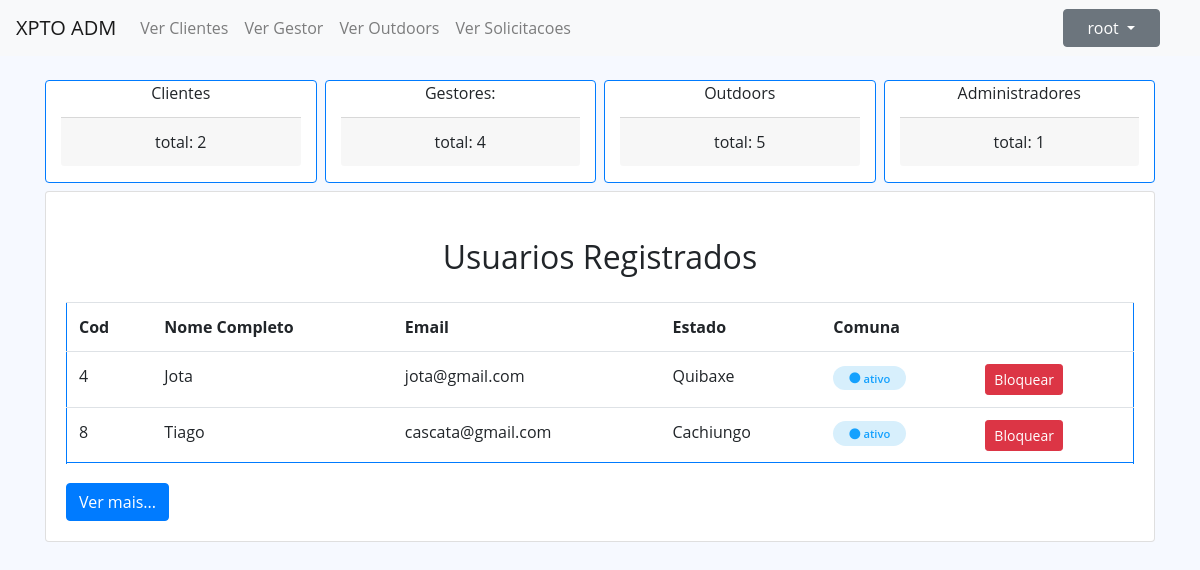
The page /index.php?op=Administrador (signed in) on the database its author committed.
### tables this page shows
CREATE TABLE `cliente` (
  `id` int(11) NOT NULL,
  `nome` varchar(50) NOT NULL,
  `tipo` varchar(50) NOT NULL,
  `actividade` varchar(50) DEFAULT NULL,
  `idComuna` int(11) NOT NULL,
  `nacionalidade` varchar(50) DEFAULT NULL,
  `morada` varchar(50) DEFAULT NULL,
  `email` varchar(100) DEFAULT NULL,
  `telemovel` bigint(20) DEFAULT NULL,
  `idUsuario` int(11) NOT NULL,
  `idAdm` int(11) DEFAULT NULL,
  `estado` varchar(50) NOT NULL DEFAULT 'off'
);

CREATE TABLE `comuna` (
  `id` int(11) NOT NULL,
  `nome` varchar(50) NOT NULL,
  `idMunicipio` int(11) NOT NULL
);

### index.php (called while the page is built, shortened)
<?php
$rotas = new Rotas();
$rotas->requestHandle();
?>

### dbconfig/DbConnection.php (called while the page is built)
<?php
class DbConnection {
    private static $instance = NULL;
    public static function getInstance() {
        if (!isset(self::$instance)) {
            try {
                self:: $instance = new PDO("mysql:host=localhost;dbname=outdoorgest", 'root', '');
                self:: $instance->setAttribute(PDO::ATTR_ERRMODE, PDO::ERRMODE_EXCEPTION);
            } catch (PDOException $e) {
                echo $e->getMessage();
            }
        }
        return self::$instance;
    }
}

### services/ClienteService.php (called while the page is built, shortened)
<?php
require_once __DIR__ . '/../repositories/ClienteRepository.php';
class ClienteService implements IClienteService {
    private $clienteRepository = NULL;
    public function __construct() {
        $this->clienteRepository = new ClienteRepository();
    }
    public function showClientes() {
        try {
            return $this->clienteRepository->selectAll();
        } catch (Exception $e) {
            throw $e;
        }
    }
}

### repositories/ClienteRepository.php (called while the page is built, shortened)
<?php
require_once __DIR__ . '/../models/ClienteModel.php';
require_once __DIR__ . '/../dbconfig/DbConnection.php';
class ClienteRepository implements IClienteRepository {
    private $db;
    public function __construct() {
        $this->db = DbConnection::getInstance();
    }
    public function selectAll() {
        $stmt = $this->db->prepare("SELECT cliente.id, cliente.nome, `tipo`, `actividade`, comuna.nome `idComuna`, `nacionalidade`, `morada`, `email`, `telemovel`, `idUsuario`, `idAdm`, `estado` FROM `cliente` join comuna on comuna.id = cliente.idComuna");
        $stmt->execute();
        $usersData = $stmt->fetchAll(PDO::FETCH_ASSOC);
        $users = [];
        foreach ($usersData as $userData) {
            $user = new ClienteModel(
                    $userData['id'],
                    $userData['nome'],
                    $userData['tipo'],
                    $userData['actividade'],
                    $userData['idComuna'],
                    $userData['nacionalidade'],
                    $userData['morada'],
                    $userData['email'],
                    $userData['telemovel'],
                    $userData['estado'],
                    $userData['idAdm']
            );
            $users[] = $user;
        }
        return $users;
    }
}

### models/ClienteModel.php (called while the page is built, shortened)
<?php
class ClienteModel {
    private $id;
    private $nomeCompleto;
    private $comuna;
    private $email;
    private $estado;
    public function __construct($id, $nomeCompleto, $tipoCliente, $actividadeEmpresa, $comuna, $nacionalidade, $morada, $email, $telemovel, $estado, $adm) {
        $this->id = $id;
        $this->nomeCompleto = $nomeCompleto;
        $this->comuna = $comuna;
        $this->email = $email;
        $this->estado = $estado;
    }
    public function getEstado() {
        return $this->estado;
    }
    public function getId() {
        return $this->id;
    }
    public function getNomeCompleto() {
        return $this->nomeCompleto;
    }
    public function getComuna() {
        return $this->comuna;
    }
    public function getEmail() {
        return $this->email;
    }
}

### views/tabelas/cliente.php (the view)
<div class="card">
    <div class="card-body">
        <div class="card-title text-center m-3">
            <h2>Usuarios Registrados</h2>
        </div>
        <table id="listarDados" class="table border border-primary">
            <tr>
                <th scope="col">Cod</th>
                <th scope="col">Nome Completo</th>
                <th scope="col">Email</th>
                <th scope="col">Estado</th>
                <th scope="col">Comuna</th>
                <th scope="col"></th>
            </tr>
            <?php
            foreach ($clientes as $cada) {
                ?>
                <tr>
                    <td><?php echo $cada->getId(); ?></td>
                    <td><?php echo $cada->getNomeCompleto(); ?></td>
                    <td><?php echo $cada->getEmail(); ?></td>
                    <td><?php echo $cada->getComuna(); ?></td>
                    <td><span class="status
                        <?php
                        if ($cada->getEstado() === 'Off') {
                            echo 'off';
                        } else if ($cada->getEstado() === 'bloqueado') {
                            echo 'bloquado';
                        } else if ($cada->getEstado() === 'ativo') {
                            echo 'ativo';
                        }
                        ?>"><i class="fas fa-circle"></i> <?php echo $cada->getEstado(); ?></span>
                    </td>
                    <td>
                        <?php if ($cada->getEstado() === "Off") { ?>
                            <button class="btn btn-success  btn-sm" id="ativar">Ativar</button>
                        <?php } else if ($cada->getEstado() === "ativo") { ?>
                            <button class="btn btn-danger  btn-sm" id="bloquear">Bloquear</button>
                        <?php } else if ($cada->getEstado() === "bloqueado") { ?>
                            <button class="btn btn-warning btn-sm" id="desbloquear">Desbloquear</button>
                        <?php } ?>
                    </td>
                </tr>
                <tr>
                <?php } ?>
        </table>
        <button type="button" class="btn btn-primary mt-1" id="nextButton">Ver mais...</button>
    </div>
</div>

### content/css/style.css (style rules this page uses)
* { margin: 0; padding: 0; box-sizing: border-box; outline: none; }
body { font-family: "Open Sans", sans-serif; background: #f6f9ff; }
h2 { font: 13px; padding: 10px 0; }
.status { padding: 0.3rem 1rem; border-radius: 30px; font-weight: 600; letter-spacing: 1; font-size: 0.7rem; }
.ativo { background-color: #d7effc; color: #15a1fe; }

### rows shown on the page
cliente: id "4", nome "Jota", email "jota@gmail.com", idComuna.nome "Quibaxe", estado "ativo", shows "Bloquear"
cliente: id "8", nome "Tiago", email "cascata@gmail.com", idComuna.nome "Cachiungo", estado "ativo", shows "Bloquear"

### other values the page prints
$usuario->getUsername() "root"
$admController->verTotalClientes() "2"
$admController->verTotalGestores() "4"
$admController->verTotalOutdoors() "5"
$admController->verTotalAdministradores() "1"
